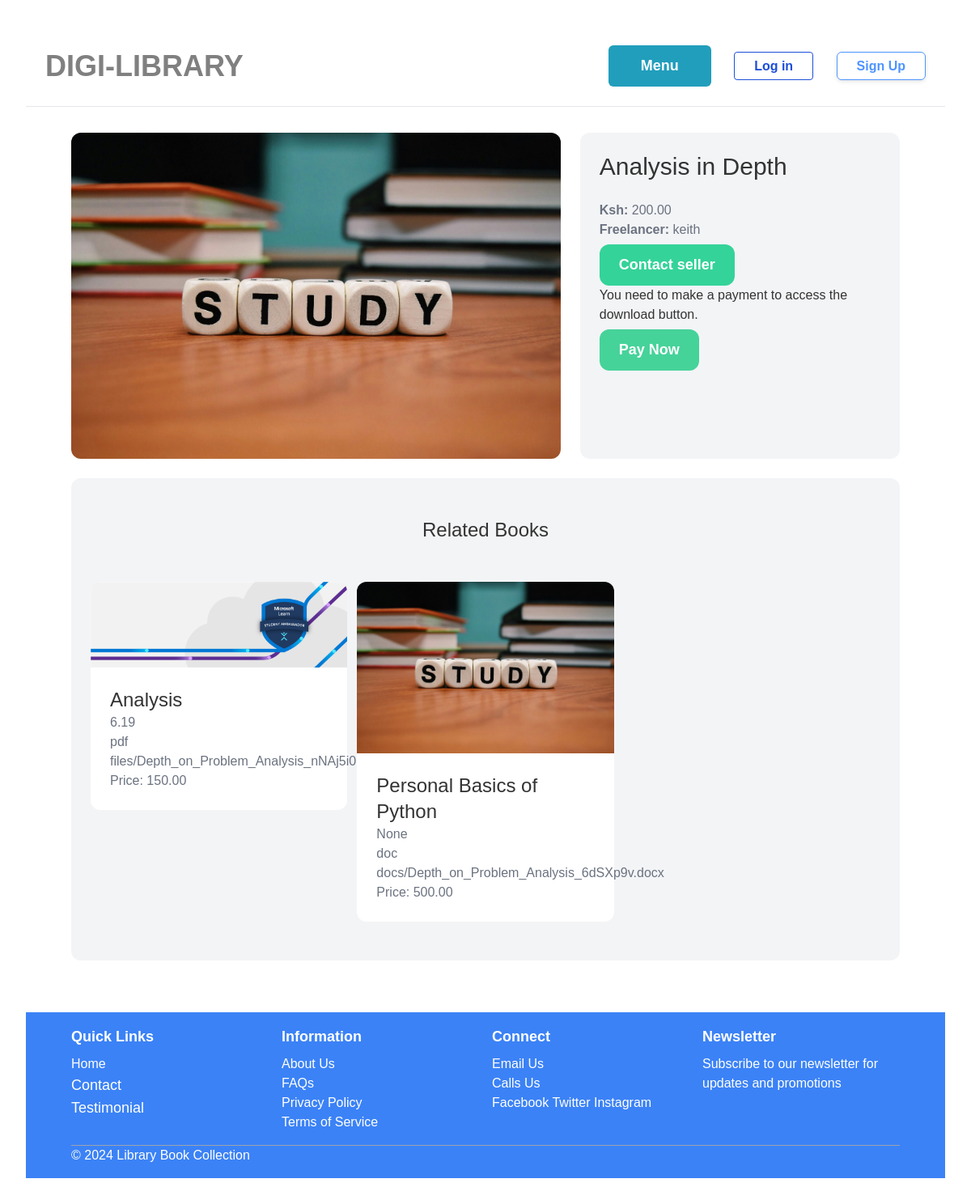
Page /file/4/ on the committed database.
### file/models.py (models this page shows, shortened)
class File(models.Model):
    title = models.CharField(max_length=100)
    author = models.CharField(max_length=100)
    publication_year = models.PositiveIntegerField()
    category = models.ForeignKey(Category, related_name='files', on_delete=models.CASCADE)
    language = models.CharField(max_length=50)
    description = models.TextField(blank=True, null=True)
    available = models.BooleanField(default=True)
    rating = models.DecimalField(max_digits=3, decimal_places=2, null=True, blank=True)
    num_ratings = models.IntegerField(default=0)
    price = models.DecimalField(max_digits=10, decimal_places=2)
    image = models.ImageField(upload_to='file_images', blank=True, null=True)
    created_by = models.ForeignKey(User, related_name='uploaded_files', on_delete=models.CASCADE)
    created_at = models.DateTimeField(auto_now_add=True)
    file_type = models.CharField(max_length=50, choices=[('pdf', 'PDF'), ('slides', 'Slides'), ('doc', 'Doc')])
    file = models.FileField(upload_to='docs/')

### file/views.py (the view)
# urls.py: path('<int:pk>/', views.detail, name='detail'),
def detail(request, pk):
    file = get_object_or_404(File, pk=pk)
    related_files = File.objects.filter(category=file.category, available=True).exclude(pk=pk)[0:3]
    return render(request, 'file/detail.html', {
        'file': file,
        'related_files': related_files
    })

### file/templates/file/detail.html (shortened to what this page needs)
{% extends 'books/base.html' %}
{% block content %}
<div class="grid grid-cols-5 gap-6">
    <div class="col-span-3">
        <img src="{{ file.image.url }}" class="rounded-xl">
    </div>
    <div class="col-span-2 p-6 bg-gray-100 rounded-xl">
        <h1 class="mb-6 text-3xl">{{ file.title }}</h1>
        <p class="text-gray-500"><strong>Ksh: </strong>{{ file.price }}</p>
        <p class="text-gray-500"><strong>Freelancer: </strong>{{ file.created_by.username }}</p>
        {% if request.user == file.created_by %}
            <div class="mt-6 p-6 bg-white rounded-xl">
                <p>This is your book!</p>
                <a href="{% url 'file:edit' file.id %}" style="display: inline-block; margin-top: 6px; padding: 0.75rem 2.5rem; font-size: 1.125rem; font-weight: 600; background-color: #219ebc; color: #ffffff; border-radius: 0.75rem;">Edit</a>
                <a href="{% url 'file:delete' file.id %}" style="display: inline-block; margin-top: 6px; padding: 0.75rem 2.5rem; font-size: 1.125rem; font-weight: 600; background-color: #9e211e; color: #ffffff; border-radius: 0.75rem;">Delete</a>
            </div>
        {% else %}
            <a href="{% url 'conversation:new' file.id %}" style="display: inline-block; margin-top: 6px; padding: 0.75rem 1.5rem; font-size: 1.125rem; font-weight: 600; background-color: #34d399; color: #ffffff; border-radius: 0.75rem; text-decoration: none; cursor: pointer; transition: background-color 0.25s ease-in-out">Contact seller</a>
        {% endif %}
        {% if user_has_paid %}
            <a href="{{ file.file.url }}" download>Download File</a>
        {% else %}
            <p>You need to make a payment to access the download button.</p>
        {% endif %}
        <a href="{% url 'file:payment' file.id %}" style="display: inline-block; margin-top: 6px; padding: 0.75rem 1.5rem; font-size: 1.125rem; font-weight: 600; background-color: #45d399; color: #ffffff; border-radius: 0.75rem; text-decoration: none; cursor: pointer; transition: background-color 0.25s ease-in-out">Pay Now</a>
    </div>
</div>
<div class="mt-6 px-6 py-12 bg-gray-100 rounded-xl">
    <h2 class="mb-12 text-2xl text-center">Related Books</h2>
    <div class="grid grid-cols-3 gap-3">
        {% for file in related_files %}
            <div>
                <a href="{% url 'file:detail' file.id %}">
                    <div>
                        <img src="{{ file.image.url }}" class="rounded-t-xl">
                    </div>
                    <div class="p-6 bg-white rounded-b-xl">
                        <h2 class="text-2xl">{{ file.title }}</h2>
                        <p class="text-gray-500">{{ file.rating }}</p>
                        <p class="text-gray-500">{{ file.file_type }}</p>
                        <p class="text-gray-500">{{ file.file }}</p>
                        <p class="text-gray-500">Price: {{ file.price }}</p>
                    </div>
                </a>
            </div>
        {% endfor %}
    </div>
</div>
{% endblock %}

### rows in the picture
File: image (picture), title "Analysis in Depth", price "200.00", created_by.username "keith"
File: image (picture), title "Analysis", rating "6.19", file_type "pdf", file "files/Depth_on_Problem_Analysis_nNAj5i0.docx", price "150.00"
File: image (picture), title "Personal Basics of Python", rating "None", file_type "doc", file "docs/Depth_on_Problem_Analysis_6dSXp9v.docx", price "500.00"
